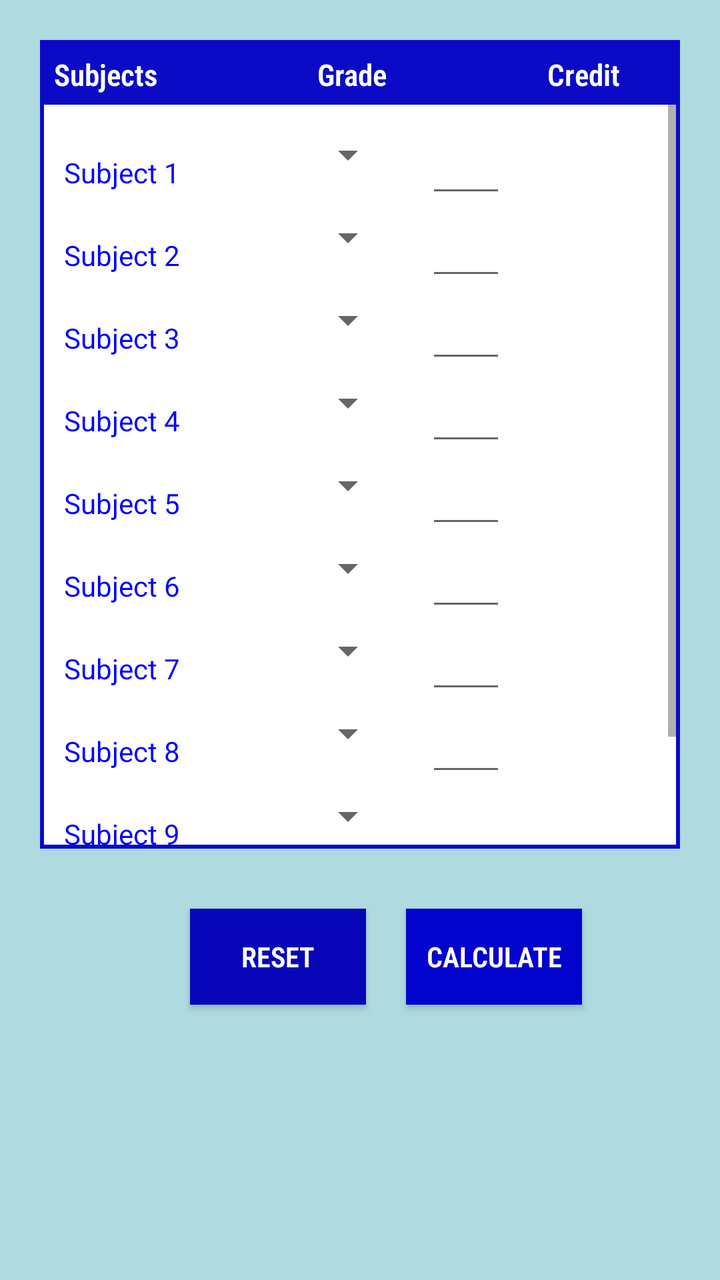
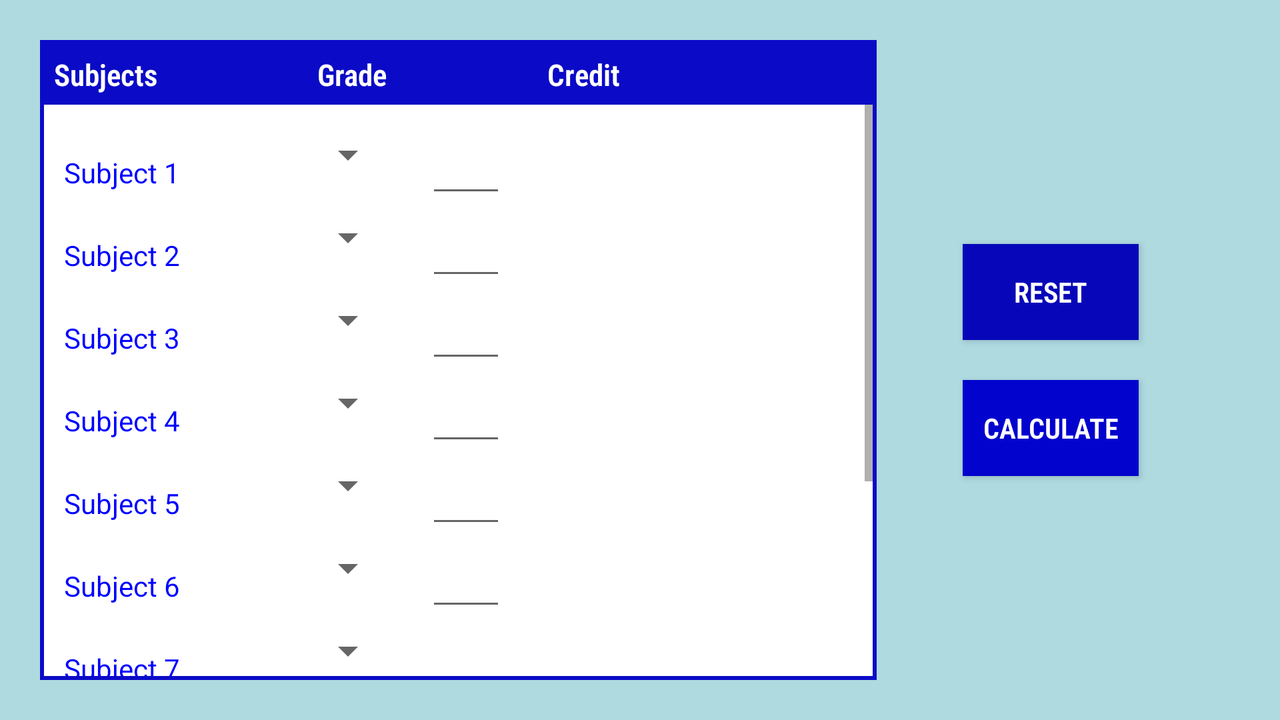

Two renders of one Android screen. The first uses the default layout on a phone; the second uses the alternative layout the repository ships for a different screen configuration, on a matching device. The two XML files are below.
<!-- AndroidManifest.xml: application theme AppTheme -->
<!-- res/layout/activity_gpa.xml -->
<?xml version="1.0" encoding="utf-8"?>
<LinearLayout xmlns:android="http://schemas.android.com/apk/res/android"
    xmlns:app="http://schemas.android.com/apk/res-auto"
    xmlns:tools="http://schemas.android.com/tools"
    android:layout_width="match_parent"
    android:layout_height="match_parent"
   android:background="#AEDAE0"
    android:orientation="vertical"

    tools:context=".gpa">

    <LinearLayout
        android:layout_width="match_parent"
        android:layout_height="wrap_content"
        android:layout_marginTop="20dp"
        android:layout_marginHorizontal="20dp"
        android:padding="2dp"
        android:background="#0B0BC7"
        android:orientation="vertical"


        >
        <LinearLayout
            android:layout_width="match_parent"
            android:layout_height="wrap_content"
            android:background="#0B0BC7"
            android:padding="5dp"
            >
            <TextView
                android:layout_width="wrap_content"
                android:layout_height="wrap_content"
                android:textSize="15dp"
                android:textStyle="bold"
                android:fontFamily="sans-serif-condensed-light"
                android:textColor="#ffffff"
                android:text="Subjects"
                />
            <TextView
                android:layout_width="wrap_content"
                android:layout_height="wrap_content"
                android:textSize="15dp"
                android:textStyle="bold"
                android:fontFamily="sans-serif-condensed-light"
                android:textColor="#ffffff"
                android:text="Grade"
                android:layout_marginLeft="80dp"
                />
            <TextView
                android:layout_width="wrap_content"
                android:layout_height="wrap_content"
                android:textSize="15dp"
                android:textStyle="bold"
                android:fontFamily="sans-serif-condensed-light"
                android:textColor="#ffffff"
                android:text="Credit"
                android:layout_marginLeft="80dp"
                />


        </LinearLayout>
        <ScrollView
            android:layout_width="match_parent"
            android:layout_height="370dp"
            android:background="#ffffff"

            >
            <LinearLayout
                android:layout_width="match_parent"
                android:layout_height="match_parent"
                android:orientation="vertical"
                android:layout_margin="10dp"


                >
                <LinearLayout
                    android:layout_width="match_parent"
                    android:layout_height="wrap_content"
                    android:background="#ffffff"
                    >
                    <TextView
                        android:layout_width="wrap_content"
                        android:layout_height="wrap_content"
                        android:text="Subject 1"
                        android:textColor="#0000ff"

                        />
                    <Spinner


                        android:id="@+id/gradeSelect"
                        android:layout_width="wrap_content"
                        android:layout_height="wrap_content"
                        android:layout_marginTop="3dp"
                        android:layout_marginLeft="60dp"
                        >
                    </Spinner>
                    <EditText
                        android:id="@+id/credit1"
                        android:layout_width="40dp"
                        android:layout_height="wrap_content"
                        android:inputType="numberDecimal"
                        android:layout_marginLeft="15dp"

                        />

                </LinearLayout>

                <LinearLayout
                    android:layout_width="match_parent"
                    android:layout_height="wrap_content"
                    android:background="#ffffff"
                    >
                    <TextView
                        android:layout_width="wrap_content"
                        android:layout_height="wrap_content"
                        android:text="Subject 2"
                        android:textColor="#0000ff"

                        />
                    <Spinner
                        android:id="@+id/gradeSelect2"
                        android:layout_width="wrap_content"
                        android:layout_height="wrap_content"
                        android:layout_marginTop="3dp"
                        android:layout_marginLeft="60dp"
                        >
                    </Spinner>
                    <EditText
                        android:id="@+id/credit2"
                        android:layout_width="40dp"
                        android:layout_height="wrap_content"
                        android:inputType="numberDecimal"
                        android:layout_marginLeft="15dp"
                        />

                </LinearLayout>

                <LinearLayout
                    android:layout_width="match_parent"
                    android:layout_height="wrap_content"
                    android:background="#ffffff"
                    >
                    <TextView
                        android:layout_width="wrap_content"
                        android:layout_height="wrap_content"
                        android:text="Subject 3"
                        android:textColor="#0000ff"

                        />
                    <Spinner
                        android:id="@+id/gradeSelect3"
                        android:layout_width="wrap_content"
                        android:layout_height="wrap_content"
                        android:layout_marginTop="3dp"
                        android:layout_marginLeft="60dp"
                        >
                    </Spinner>

                    <EditText
                        android:id="@+id/credit3"
                        android:layout_width="40dp"
                        android:layout_height="wrap_content"
                        android:inputType="numberDecimal"
                        android:layout_marginLeft="15dp"

                        />

                </LinearLayout><LinearLayout
                android:layout_width="match_parent"
                android:layout_height="wrap_content"
                android:background="#ffffff"
                >
                <TextView
                    android:layout_width="wrap_content"
                    android:layout_height="wrap_content"
                    android:text="Subject 4"
                    android:textColor="#0000ff"

                    />
                <Spinner
                    android:id="@+id/gradeSelect4"
                    android:layout_width="wrap_content"
                    android:layout_height="wrap_content"
                    android:layout_marginTop="3dp"
                    android:layout_marginLeft="60dp"
                    >
                </Spinner>
                <EditText
                    android:id="@+id/credit4"
                    android:layout_width="40dp"
                    android:layout_height="wrap_content"
                    android:inputType="numberDecimal"
                    android:layout_marginLeft="15dp"
                    />

            </LinearLayout><LinearLayout
                android:layout_width="match_parent"
                android:layout_height="wrap_content"
                android:background="#ffffff"
                >
                <TextView
                    android:layout_width="wrap_content"
                    android:layout_height="wrap_content"
                    android:text="Subject 5"
                    android:textColor="#0000ff"

                    />
                <Spinner
                    android:id="@+id/gradeSelect5"
                    android:layout_width="wrap_content"
                    android:layout_height="wrap_content"
                    android:layout_marginTop="3dp"
                    android:layout_marginLeft="60dp"
                    >
                </Spinner>
                <EditText
                    android:id="@+id/credit5"
                    android:layout_width="40dp"
                    android:layout_height="wrap_content"
                    android:inputType="numberDecimal"
                    android:layout_marginLeft="15dp"

                    />

            </LinearLayout><LinearLayout
                android:layout_width="match_parent"
                android:layout_height="wrap_content"
                android:background="#ffffff"
                >
                <TextView
                    android:layout_width="wrap_content"
                    android:layout_height="wrap_content"
                    android:text="Subject 6"
                    android:textColor="#0000ff"

                    />
                <Spinner
                    android:id="@+id/gradeSelect6"
                    android:layout_width="wrap_content"
                    android:layout_height="wrap_content"
                    android:layout_marginTop="3dp"
                    android:layout_marginLeft="60dp"
                    >
                </Spinner>
                <EditText
                    android:id="@+id/credit6"
                    android:layout_width="40dp"
                    android:layout_height="wrap_content"
                    android:inputType="numberDecimal"
                    android:layout_marginLeft="15dp"

                    />

            </LinearLayout><LinearLayout
                android:layout_width="match_parent"
                android:layout_height="wrap_content"
                android:background="#ffffff"
                >
                <TextView
                    android:layout_width="wrap_content"
                    android:layout_height="wrap_content"
                    android:text="Subject 7"
                    android:textColor="#0000ff"

                    />
                <Spinner
                    android:id="@+id/gradeSelect7"
                    android:layout_width="wrap_content"
                    android:layout_height="wrap_content"
                    android:layout_marginTop="3dp"
                    android:layout_marginLeft="60dp"
                    >
                </Spinner>
                <EditText
                    android:id="@+id/credit7"
                    android:layout_width="40dp"
                    android:layout_height="wrap_content"
                    android:inputType="numberDecimal"
                    android:layout_marginLeft="15dp"

                    />

            </LinearLayout><LinearLayout
                android:layout_width="match_parent"
                android:layout_height="wrap_content"
                android:background="#ffffff"
                >
                <TextView
                    android:layout_width="wrap_content"
                    android:layout_height="wrap_content"
                    android:text="Subject 8"
                    android:textColor="#0000ff"

                    />
                <Spinner
                    android:id="@+id/gradeSelect8"
                    android:layout_width="wrap_content"
                    android:layout_height="wrap_content"
                    android:layout_marginTop="3dp"
                    android:layout_marginLeft="60dp"
                    >
                </Spinner>
                <EditText
                    android:id="@+id/credit8"
                    android:layout_width="40dp"
                    android:layout_height="wrap_content"
                    android:inputType="numberDecimal"
                    android:layout_marginLeft="15dp"

                    />

            </LinearLayout><LinearLayout
                android:layout_width="match_parent"
                android:layout_height="wrap_content"
                android:background="#ffffff"
                >
                <TextView
                    android:layout_width="wrap_content"
                    android:layout_height="wrap_content"
                    android:text="Subject 9"
                    android:textColor="#0000ff"

                    />
                <Spinner
                    android:id="@+id/gradeSelect9"
                    android:layout_width="wrap_content"
                    android:layout_height="wrap_content"
                    android:layout_marginTop="3dp"
                    android:layout_marginLeft="60dp"
                    >
                </Spinner>
                <EditText
                    android:id="@+id/credit9"
                    android:layout_width="40dp"
                    android:layout_height="wrap_content"
                    android:inputType="numberDecimal"
                    android:layout_marginLeft="15dp"

                    />

            </LinearLayout><LinearLayout
                android:layout_width="match_parent"
                android:layout_height="wrap_content"
                android:background="#ffffff"
                android:layout_marginBottom="10dp"
                >
                <TextView
                    android:layout_width="wrap_content"
                    android:layout_height="wrap_content"
                    android:text="Subject 10"
                    android:textColor="#0000ff"

                    />
                <Spinner
                    android:id="@+id/gradeSelect10"
                    android:layout_width="wrap_content"
                    android:layout_height="wrap_content"
                    android:layout_marginTop="3dp"
                    android:layout_marginLeft="50dp"

                    >
                </Spinner>
                <EditText
                    android:id="@+id/credit10"
                    android:layout_width="40dp"
                    android:layout_height="wrap_content"
                    android:inputType="numberDecimal"
                    android:layout_marginLeft="15dp"

                    />

            </LinearLayout>


            </LinearLayout>



        </ScrollView>


    </LinearLayout>
    <LinearLayout
        android:layout_width="wrap_content"
        android:layout_height="wrap_content"
        android:layout_gravity="center"
        android:padding="20dp"
        android:layout_marginLeft="13dp"


        >
        <Button
            android:id="@+id/reset_button"
            android:layout_width="wrap_content"
            android:layout_height="wrap_content"
           android:textColor="#ffffff"
            android:fontFamily="sans-serif-condensed-light"
            android:textStyle="bold"
            android:text="RESET"
            android:background="#0707B9"
            android:layout_margin="10dp"

            />
        <Button
            android:id="@+id/calculate_button"
            android:layout_width="wrap_content"
            android:layout_height="wrap_content"
            android:textColor="#ffffff"
            android:fontFamily="sans-serif-condensed-light"
            android:textStyle="bold"
            android:text="CALCULATE"
            android:background="#0303CE"
            android:layout_margin="10dp"

            />

    </LinearLayout>


</LinearLayout>
<!-- resources referenced by this layout -->
<resources>
  <style name="AppTheme" parent="Theme.AppCompat.Light.DarkActionBar">
          
          <item name="colorPrimary">#28357A</item>
          <item name="colorPrimaryDark">@color/colorPrimaryDark</item>
          <item name="colorAccent">@color/colorAccent</item>
      </style>
  <color name="colorPrimaryDark">#0B1F97</color>
  <color name="colorAccent">#D81B60</color>
</resources>
<!-- res/layout-land/activity_gpa.xml (the repository's variant of the layout above) -->
<!-- drawn on the phone turned sideways -->
<?xml version="1.0" encoding="utf-8"?>
<LinearLayout xmlns:android="http://schemas.android.com/apk/res/android"
    xmlns:app="http://schemas.android.com/apk/res-auto"
    xmlns:tools="http://schemas.android.com/tools"
    android:layout_width="match_parent"
    android:layout_height="match_parent"
    android:orientation="horizontal"
    android:weightSum="3"
    android:background="#AEDAE0"
    tools:context=".gpa">

    <LinearLayout
        android:layout_weight="2"
        android:layout_width="wrap_content"
        android:layout_height="wrap_content"
        android:layout_marginTop="20dp"
        android:layout_marginBottom="20dp"
        android:layout_marginHorizontal="20dp"
        android:padding="2dp"
        android:background="#0B0BC7"
        android:orientation="vertical"

        >
        <LinearLayout
            android:layout_width="match_parent"
            android:layout_height="wrap_content"
            android:background="#0B0BC7"
            android:padding="5dp"
            >
            <TextView
                android:layout_width="wrap_content"
                android:layout_height="wrap_content"
                android:textSize="15dp"
                android:textStyle="bold"
                android:fontFamily="sans-serif-condensed-light"
                android:textColor="#ffffff"
                android:text="Subjects"
                />
            <TextView
                android:layout_width="wrap_content"
                android:layout_height="wrap_content"
                android:textSize="15dp"
                android:textStyle="bold"
                android:fontFamily="sans-serif-condensed-light"
                android:textColor="#ffffff"
                android:text="Grade"
                android:layout_marginLeft="80dp"
                />
            <TextView
                android:layout_width="wrap_content"
                android:layout_height="wrap_content"
                android:textSize="15dp"
                android:textStyle="bold"
                android:fontFamily="sans-serif-condensed-light"
                android:textColor="#ffffff"
                android:text="Credit"
                android:layout_marginLeft="80dp"
                />


        </LinearLayout>
        <ScrollView
            android:layout_width="match_parent"
            android:layout_height="match_parent"
            android:background="#ffffff"

            >
            <LinearLayout
                android:layout_width="match_parent"
                android:layout_height="match_parent"
                android:orientation="vertical"
                android:layout_margin="10dp"


                >
                <LinearLayout
                    android:layout_width="match_parent"
                    android:layout_height="wrap_content"
                    android:background="#ffffff"
                    >
                    <TextView
                        android:layout_width="wrap_content"
                        android:layout_height="wrap_content"
                        android:text="Subject 1"
                        android:textColor="#0000ff"

                        />
                    <Spinner
                        android:id="@+id/gradeSelect"
                        android:layout_width="wrap_content"
                        android:layout_height="wrap_content"
                        android:layout_marginTop="3dp"
                        android:layout_marginLeft="60dp"
                        >
                    </Spinner>
                    <EditText
                        android:id="@+id/credit1"
                        android:layout_width="40dp"
                        android:layout_height="wrap_content"
                        android:inputType="numberDecimal"
                        android:layout_marginLeft="15dp"

                        />

                </LinearLayout>

                <LinearLayout
                    android:layout_width="match_parent"
                    android:layout_height="wrap_content"
                    android:background="#ffffff"
                    >
                    <TextView
                        android:layout_width="wrap_content"
                        android:layout_height="wrap_content"
                        android:text="Subject 2"
                        android:textColor="#0000ff"

                        />
                    <Spinner
                        android:id="@+id/gradeSelect2"
                        android:layout_width="wrap_content"
                        android:layout_height="wrap_content"
                        android:layout_marginTop="3dp"
                        android:layout_marginLeft="60dp"
                        >
                    </Spinner>
                    <EditText
                        android:id="@+id/credit2"
                        android:layout_width="40dp"
                        android:layout_height="wrap_content"
                        android:inputType="numberDecimal"
                        android:layout_marginLeft="15dp"

                        />

                </LinearLayout>

                <LinearLayout
                    android:layout_width="match_parent"
                    android:layout_height="wrap_content"
                    android:background="#ffffff"
                    >
                    <TextView
                        android:layout_width="wrap_content"
                        android:layout_height="wrap_content"
                        android:text="Subject 3"
                        android:textColor="#0000ff"

                        />
                    <Spinner
                        android:id="@+id/gradeSelect3"
                        android:layout_width="wrap_content"
                        android:layout_height="wrap_content"
                        android:layout_marginTop="3dp"
                        android:layout_marginLeft="60dp"
                        >
                    </Spinner>
                    <EditText
                        android:id="@+id/credit3"
                        android:layout_width="40dp"
                        android:layout_height="wrap_content"
                        android:inputType="numberDecimal"
                        android:layout_marginLeft="15dp"

                        />

                </LinearLayout><LinearLayout
                android:layout_width="match_parent"
                android:layout_height="wrap_content"
                android:background="#ffffff"
                >
                <TextView
                    android:layout_width="wrap_content"
                    android:layout_height="wrap_content"
                    android:text="Subject 4"
                    android:textColor="#0000ff"

                    />
                <Spinner
                    android:id="@+id/gradeSelect4"
                    android:layout_width="wrap_content"
                    android:layout_height="wrap_content"
                    android:layout_marginTop="3dp"
                    android:layout_marginLeft="60dp"
                    >
                </Spinner>
                <EditText
                    android:id="@+id/credit4"
                    android:layout_width="40dp"
                    android:layout_height="wrap_content"
                    android:inputType="numberDecimal"
                    android:layout_marginLeft="15dp"

                    />

            </LinearLayout><LinearLayout
                android:layout_width="match_parent"
                android:layout_height="wrap_content"
                android:background="#ffffff"
                >
                <TextView
                    android:layout_width="wrap_content"
                    android:layout_height="wrap_content"
                    android:text="Subject 5"
                    android:textColor="#0000ff"

                    />
                <Spinner
                    android:id="@+id/gradeSelect5"
                    android:layout_width="wrap_content"
                    android:layout_height="wrap_content"
                    android:layout_marginTop="3dp"
                    android:layout_marginLeft="60dp"
                    >
                </Spinner>
                <EditText
                    android:id="@+id/credit5"
                    android:layout_width="40dp"
                    android:layout_height="wrap_content"
                    android:inputType="numberDecimal"
                    android:layout_marginLeft="15dp"

                    />

            </LinearLayout><LinearLayout
                android:layout_width="match_parent"
                android:layout_height="wrap_content"
                android:background="#ffffff"
                >
                <TextView
                    android:layout_width="wrap_content"
                    android:layout_height="wrap_content"
                    android:text="Subject 6"
                    android:textColor="#0000ff"

                    />
                <Spinner
                    android:id="@+id/gradeSelect6"
                    android:layout_width="wrap_content"
                    android:layout_height="wrap_content"
                    android:layout_marginTop="3dp"
                    android:layout_marginLeft="60dp"
                    >
                </Spinner>
                <EditText
                    android:id="@+id/credit6"
                    android:layout_width="40dp"
                    android:layout_height="wrap_content"
                    android:inputType="numberDecimal"
                    android:layout_marginLeft="15dp"

                    />
            </LinearLayout><LinearLayout
                android:layout_width="match_parent"
                android:layout_height="wrap_content"
                android:background="#ffffff"
                >
                <TextView
                    android:layout_width="wrap_content"
                    android:layout_height="wrap_content"
                    android:text="Subject 7"
                    android:textColor="#0000ff"

                    />
                <Spinner
                    android:id="@+id/gradeSelect7"
                    android:layout_width="wrap_content"
                    android:layout_height="wrap_content"
                    android:layout_marginTop="3dp"
                    android:layout_marginLeft="60dp"
                    >
                </Spinner>
                <EditText
                    android:id="@+id/credit7"
                    android:layout_width="40dp"
                    android:layout_height="wrap_content"
                    android:inputType="numberDecimal"
                    android:layout_marginLeft="15dp"

                    />

            </LinearLayout><LinearLayout
                android:layout_width="match_parent"
                android:layout_height="wrap_content"
                android:background="#ffffff"
                >
                <TextView
                    android:layout_width="wrap_content"
                    android:layout_height="wrap_content"
                    android:text="Subject 8"
                    android:textColor="#0000ff"

                    />
                <Spinner
                    android:id="@+id/gradeSelect8"
                    android:layout_width="wrap_content"
                    android:layout_height="wrap_content"
                    android:layout_marginTop="3dp"
                    android:layout_marginLeft="60dp"
                    >
                </Spinner>
                <EditText
                    android:id="@+id/credit8"
                    android:layout_width="40dp"
                    android:layout_height="wrap_content"
                    android:inputType="numberDecimal"
                    android:layout_marginLeft="15dp"

                    />

            </LinearLayout><LinearLayout
                android:layout_width="match_parent"
                android:layout_height="wrap_content"
                android:background="#ffffff"
                >
                <TextView
                    android:layout_width="wrap_content"
                    android:layout_height="wrap_content"
                    android:text="Subject 9"
                    android:textColor="#0000ff"

                    />
                <Spinner
                    android:id="@+id/gradeSelect9"
                    android:layout_width="wrap_content"
                    android:layout_height="wrap_content"
                    android:layout_marginTop="3dp"
                    android:layout_marginLeft="60dp"
                    >
                </Spinner>
                <EditText
                    android:id="@+id/credit9"
                    android:layout_width="40dp"
                    android:layout_height="wrap_content"
                    android:inputType="numberDecimal"
                    android:layout_marginLeft="15dp"

                    />

            </LinearLayout><LinearLayout
                android:layout_width="match_parent"
                android:layout_height="wrap_content"
                android:background="#ffffff"
                android:layout_marginBottom="10dp"
                >
                <TextView
                    android:layout_width="wrap_content"
                    android:layout_height="wrap_content"
                    android:text="Subject 10"
                    android:textColor="#0000ff"

                    />
                <Spinner
                    android:id="@+id/gradeSelect10"
                    android:layout_width="wrap_content"
                    android:layout_height="wrap_content"
                    android:layout_marginTop="3dp"
                    android:layout_marginLeft="50dp"

                    >
                </Spinner>
                <EditText
                    android:id="@+id/credit10"
                    android:layout_width="40dp"
                    android:layout_height="wrap_content"
                    android:inputType="numberDecimal"
                    android:layout_marginLeft="15dp"

                    />

            </LinearLayout>


            </LinearLayout>



        </ScrollView>


    </LinearLayout>
    <LinearLayout
        android:layout_weight="1"
        android:layout_width="wrap_content"
        android:layout_height="wrap_content"
        android:layout_gravity="center"
        android:layout_marginLeft="13dp"
        android:orientation="vertical"


        >
        <Button
            android:id="@+id/reset_button"
            android:layout_width="wrap_content"
            android:layout_height="wrap_content"
           android:textColor="#ffffff"
            android:fontFamily="sans-serif-condensed-light"
            android:textStyle="bold"
            android:text="RESET"
            android:background="#0707B9"
            android:layout_margin="10dp"

            />
        <Button
            android:id="@+id/calculate_button"
            android:layout_width="wrap_content"
            android:layout_height="wrap_content"
            android:textColor="#ffffff"
            android:fontFamily="sans-serif-condensed-light"
            android:textStyle="bold"
            android:text="CALCULATE"
            android:background="#0303CE"
            android:layout_margin="10dp"

            />

    </LinearLayout>


</LinearLayout>
